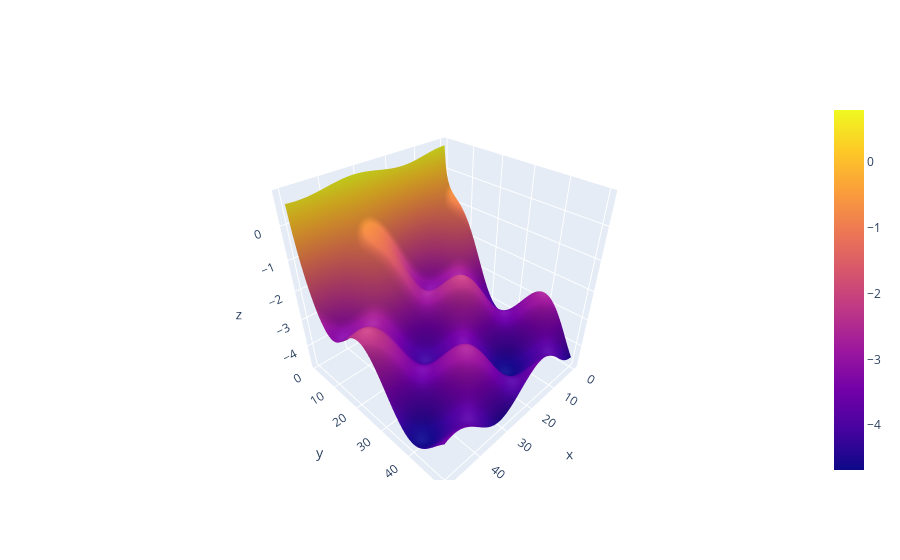

Notebook code for this chart:
### Markdown cell above
# Some Function

### Code cell
scale = 50.0
x = np.linspace(0.0, scale, num=100)
y = np.linspace(0.0, scale, num=100)
z = np.zeros((len(x),len(y)))

for i_indx, i in enumerate(x):
    for j_indx, j in enumerate(y):
#         z[i,j] = np.log(i) + np.log(j)
        z[i_indx,j_indx] = np.sin( i / 5) * np.cos( j / 5) - np.log(i)
#         z[i_indx,j_indx] = np.sin(10*(i**2+j**2))/10.0
    
        

fig = go.Figure(
    data=go.Surface(x=x,y=y,z=z)
)
fig
